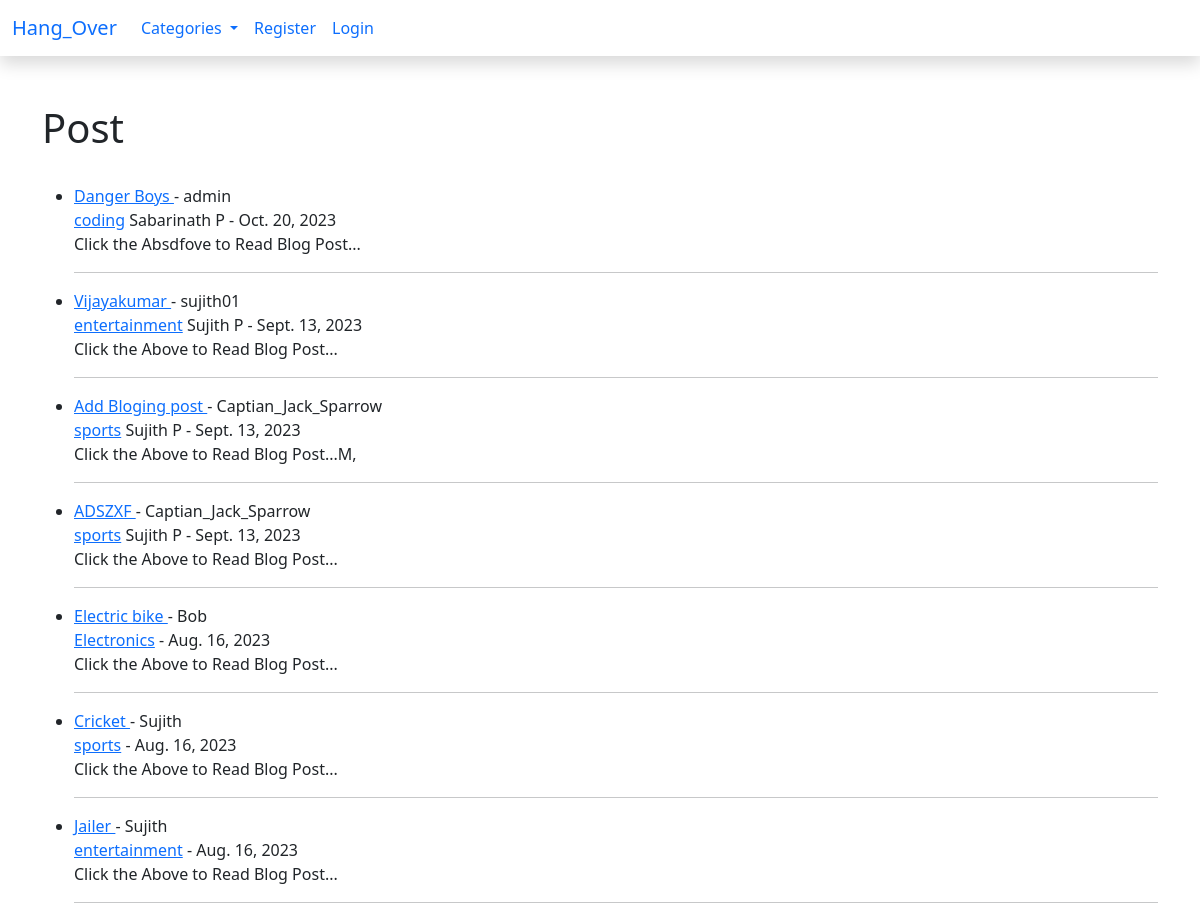
The page / on the database its author committed.
### blogApp/models.py (models this page shows, shortened)
class Post(models.Model):
    title = models.CharField(max_length=233)
    title_tag = models.CharField(max_length=255)
    author = models.ForeignKey(User, on_delete=models.CASCADE)
    body = RichTextField(blank=True,null=True)
    post_date = models.DateField(auto_now_add=True)
    category = models.CharField(max_length=220, default='coding')
    snippet = models.CharField(max_length=220, default='Click the Above to Read Blog Post...')
    likes = models.ManyToManyField(User, related_name='blog_posts')

### blogApp/views.py (the view)
# urls.py: path('', HomeView.as_view(), name="home"),
class HomeView(ListView):
    model = Post
    template_name='home.html'
    ordering= ['-id']
    def get_context_data(self, *args,  **kwargs):
        cat_menu = Category.objects.all()
        context = super(HomeView,self).get_context_data(*args,**kwargs)
        context["cat_menu"] = cat_menu
        return context

### blogApp/models.py (called while the page is built)
    def __str__(self):
        return self.name

### templates/home.html (shortened to what this page needs)
{% extends "base.html" %}
  {% block content  %}
<h1>Post</h1>
<br>
<ul>
{% for  post  in  object_list %}
   <li><a href="{% url 'article-details' post.pk %}">{{post.title}} </a>- {{post.author}}
    <br>
   <a href="{% url 'category' post.category|slugify %}"> {{post.category}}</a>
    {{post.author.first_name}}
     {{post.author.last_name}} -
     {{post.post_date}}
      <br>
      {{post.snippet}}
    <hr>
{% endfor %}
</ul>
{% endblock  %}

### templates/base.html (shortened to what this page needs)
{% load static %}
<!doctype html>
<html lang="en">
  <head>
    <link href="https://cdn.jsdelivr.net/npm/bootstrap@5.0.2/dist/css/bootstrap.min.css" rel="stylesheet">
  </head>
  <body>
    <nav  class="navbar navbar-expand-lg navbar- bg-black shadow ">
        <div class="container-fluid">
          <a class="navbar-brand" href="{% url 'home' %}">Hang_Over</a>
          <div class="collapse navbar-collapse" id="navbarSupportedContent">
            <ul class="navbar-nav me-auto mb-2 mb-lg-0">
              {% if cat_menu %}
              <li class="nav-item dropdown">
                <a class="nav-link dropdown-toggle" href="#"
                 id="navbarDropdown" role="button" data-bs-toggle="dropdown"
                 aria-expanded="false">
                  Categories
                </a>
              </li>
              {% else %}
                <li class="nav-item">
                  <a class="nav-link" href="{% url 'category-list' %}">Categories</a>
                </li>
              {% endif %}
              {% if user.is_authenticated %}
              <li class="nav-item">
                <a class="nav-link" href="{% url 'add_post' %}">Add Post</a>
              </li>
              <li class="nav-item">
                <a class="nav-link" href="{% url 'add_category' %}">Add Category</a>
              </li>
              <li class="nav-item">
                <a class="nav-link active" aria-current="page" href="{% url 'edit_profile' %}">Edit Profile</a>
              </li>
              <li class="nav-item">
                <a class="nav-link active" aria-current="page" href="{% url 'logout' %}">LogOut</a>
              </li>
              {% else %}
              <li class="nav-item">
                <a class="nav-link active" aria-current="page" href="{% url 'register' %}">Register</a>
              </li>
              <li class="nav-item">
                <a class="nav-link active" aria-current="page" href="{% url 'login' %}">Login</a>
              </li>
              {% endif %}
            </ul>
          </div>
        </div>
      </nav>
    <br><br>
    <div class="container">
    {% block content %}
    {% endblock %}
   </div>
  </body>
</html>

### rows shown on the page
Post: title "Danger Boys", author "admin", category "coding", author.first_name "Sabarinath", author.last_name "P", post_date "Oct. 20, 2023", snippet "Click the Absdfove to Read Blog Post..."
Post: title "Vijayakumar", author "sujith01", category "entertainment", author.first_name "Sujith", author.last_name "P", post_date "Sept. 13, 2023", snippet "Click the Above to Read Blog Post..."
Post: title "Add Bloging post", author "Captian_Jack_Sparrow", category "sports", author.first_name "Sujith", author.last_name "P", post_date "Sept. 13, 2023", snippet "Click the Above to Read Blog Post...M,"
Post: title "ADSZXF", author "Captian_Jack_Sparrow", category "sports", author.first_name "Sujith", author.last_name "P", post_date "Sept. 13, 2023", snippet "Click the Above to Read Blog Post..."
Post: title "Electric bike", author "Bob", category "Electronics", post_date "Aug. 16, 2023", snippet "Click the Above to Read Blog Post..."
Post: title "Cricket", author "Sujith", category "sports", post_date "Aug. 16, 2023", snippet "Click the Above to Read Blog Post..."
Post: title "Jailer", author "Sujith", category "entertainment", post_date "Aug. 16, 2023", snippet "Click the Above to Read Blog Post..."
